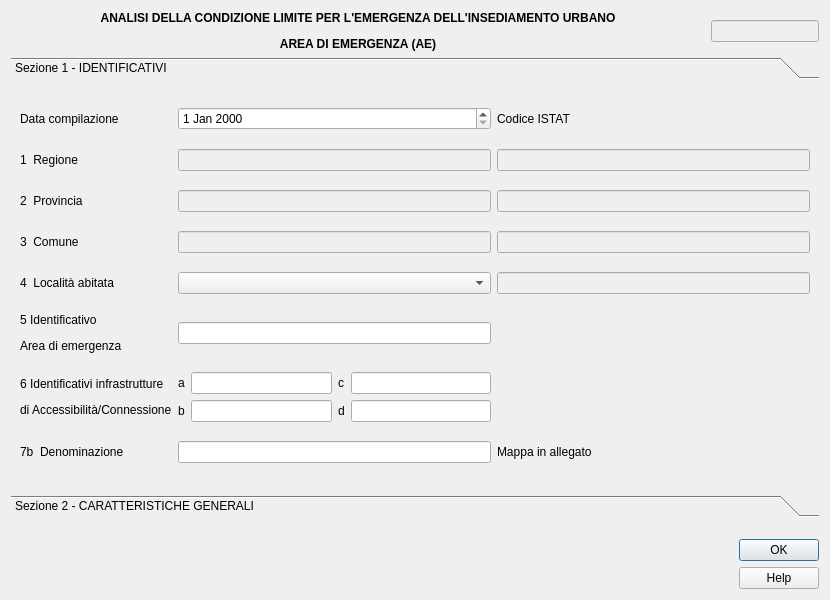
<?xml version="1.0" encoding="UTF-8"?>
<ui version="4.0">
 <class>cl_ae</class>
 <widget class="QDialog" name="cl_ae">
  <property name="geometry">
   <rect>
    <x>0</x>
    <y>0</y>
    <width>830</width>
    <height>600</height>
   </rect>
  </property>
  <property name="sizePolicy">
   <sizepolicy hsizetype="Fixed" vsizetype="Fixed">
    <horstretch>0</horstretch>
    <verstretch>0</verstretch>
   </sizepolicy>
  </property>
  <property name="minimumSize">
   <size>
    <width>830</width>
    <height>600</height>
   </size>
  </property>
  <property name="maximumSize">
   <size>
    <width>1500</width>
    <height>1500</height>
   </size>
  </property>
  <property name="windowTitle">
   <string>Update project</string>
  </property>
  <property name="locale">
   <locale language="English" country="UnitedStates"/>
  </property>
  <property name="modal">
   <bool>true</bool>
  </property>
  <layout class="QGridLayout" name="gridLayout_2">
   <item row="1" column="0">
    <widget class="QToolBox" name="toolBox">
     <property name="sizePolicy">
      <sizepolicy hsizetype="Preferred" vsizetype="Minimum">
       <horstretch>0</horstretch>
       <verstretch>0</verstretch>
      </sizepolicy>
     </property>
     <property name="minimumSize">
      <size>
       <width>0</width>
       <height>460</height>
      </size>
     </property>
     <property name="currentIndex">
      <number>0</number>
     </property>
     <widget class="QWidget" name="identificativi">
      <property name="geometry">
       <rect>
        <x>0</x>
        <y>0</y>
        <width>812</width>
        <height>406</height>
       </rect>
      </property>
      <attribute name="label">
       <string>Sezione 1 - IDENTIFICATIVI</string>
      </attribute>
      <layout class="QGridLayout" name="gridLayout">
       <item row="4" column="2">
        <widget class="QLineEdit" name="cod_local">
         <property name="enabled">
          <bool>false</bool>
         </property>
        </widget>
       </item>
       <item row="3" column="2">
        <widget class="QLineEdit" name="cod_com">
         <property name="enabled">
          <bool>false</bool>
         </property>
        </widget>
       </item>
       <item row="0" column="1">
        <widget class="QDateEdit" name="data_ae"/>
       </item>
       <item row="4" column="0">
        <widget class="QLabel" name="label_7">
         <property name="text">
          <string>4  Località abitata</string>
         </property>
        </widget>
       </item>
       <item row="2" column="2">
        <widget class="QLineEdit" name="cod_prov">
         <property name="enabled">
          <bool>false</bool>
         </property>
        </widget>
       </item>
       <item row="3" column="0">
        <widget class="QLabel" name="label_6">
         <property name="text">
          <string>3  Comune</string>
         </property>
        </widget>
       </item>
       <item row="0" column="2">
        <widget class="QLabel" name="label_2">
         <property name="text">
          <string>Codice ISTAT</string>
         </property>
        </widget>
       </item>
       <item row="1" column="0">
        <widget class="QLabel" name="label_4">
         <property name="text">
          <string>1  Regione</string>
         </property>
        </widget>
       </item>
       <item row="2" column="0">
        <widget class="QLabel" name="label_5">
         <property name="text">
          <string>2  Provincia</string>
         </property>
        </widget>
       </item>
       <item row="1" column="2">
        <widget class="QLineEdit" name="cod_reg">
         <property name="enabled">
          <bool>false</bool>
         </property>
        </widget>
       </item>
       <item row="0" column="0">
        <widget class="QLabel" name="label_3">
         <property name="text">
          <string>Data compilazione</string>
         </property>
        </widget>
       </item>
       <item row="6" column="1">
        <layout class="QGridLayout" name="gridLayout_3">
         <item row="0" column="0">
          <widget class="QLabel" name="label_13">
           <property name="text">
            <string>a</string>
           </property>
          </widget>
         </item>
         <item row="0" column="1">
          <widget class="QLineEdit" name="ID_infra_a"/>
         </item>
         <item row="0" column="2">
          <widget class="QLabel" name="label_15">
           <property name="text">
            <string>c</string>
           </property>
          </widget>
         </item>
         <item row="0" column="3">
          <widget class="QLineEdit" name="ID_infra_c"/>
         </item>
         <item row="1" column="0">
          <widget class="QLabel" name="label_14">
           <property name="text">
            <string>b</string>
           </property>
          </widget>
         </item>
         <item row="1" column="1">
          <widget class="QLineEdit" name="ID_infra_b"/>
         </item>
         <item row="1" column="2">
          <widget class="QLabel" name="label_16">
           <property name="text">
            <string>d</string>
           </property>
          </widget>
         </item>
         <item row="1" column="3">
          <widget class="QLineEdit" name="ID_infra_d"/>
         </item>
        </layout>
       </item>
       <item row="7" column="0">
        <widget class="QLabel" name="label_19">
         <property name="text">
          <string>7b  Denominazione</string>
         </property>
        </widget>
       </item>
       <item row="7" column="1">
        <widget class="QLineEdit" name="denom"/>
       </item>
       <item row="7" column="2">
        <widget class="QLabel" name="label_21">
         <property name="text">
          <string>Mappa in allegato</string>
         </property>
        </widget>
       </item>
       <item row="6" column="0">
        <widget class="QLabel" name="label_12">
         <property name="text">
          <string>&lt;html&gt;&lt;head/&gt;&lt;body&gt;&lt;p&gt;6 Identificativi infrastrutture &lt;/p&gt;&lt;p&gt;di Accessibilità/Connessione&lt;/p&gt;&lt;/body&gt;&lt;/html&gt;</string>
         </property>
        </widget>
       </item>
       <item row="5" column="0">
        <widget class="QLabel" name="label_9">
         <property name="text">
          <string>&lt;html&gt;&lt;head/&gt;&lt;body&gt;&lt;p&gt;5 Identificativo &lt;/p&gt;&lt;p&gt;Area di emergenza&lt;/p&gt;&lt;/body&gt;&lt;/html&gt;</string>
         </property>
        </widget>
       </item>
       <item row="5" column="1">
        <widget class="QLineEdit" name="ID_area"/>
       </item>
       <item row="1" column="1">
        <widget class="QLineEdit" name="regione">
         <property name="enabled">
          <bool>false</bool>
         </property>
        </widget>
       </item>
       <item row="2" column="1">
        <widget class="QLineEdit" name="provincia">
         <property name="enabled">
          <bool>false</bool>
         </property>
        </widget>
       </item>
       <item row="3" column="1">
        <widget class="QLineEdit" name="comune">
         <property name="enabled">
          <bool>false</bool>
         </property>
        </widget>
       </item>
       <item row="4" column="1">
        <widget class="QComboBox" name="localita"/>
       </item>
      </layout>
     </widget>
     <widget class="QWidget" name="caratteristiche_gen">
      <property name="geometry">
       <rect>
        <x>0</x>
        <y>-136</y>
        <width>799</width>
        <height>525</height>
       </rect>
      </property>
      <attribute name="label">
       <string>Sezione 2 - CARATTERISTICHE GENERALI</string>
      </attribute>
      <layout class="QGridLayout" name="gridLayout_5">
       <item row="11" column="0">
        <widget class="QLabel" name="label_30">
         <property name="text">
          <string>20 Morfologia</string>
         </property>
        </widget>
       </item>
       <item row="12" column="0">
        <widget class="QLabel" name="label_31">
         <property name="text">
          <string>Ubicazione</string>
         </property>
        </widget>
       </item>
       <item row="13" column="0">
        <widget class="QLabel" name="label_34">
         <property name="text">
          <string>Microzonazione sismica</string>
         </property>
        </widget>
       </item>
       <item row="14" column="0">
        <widget class="QLabel" name="label_35">
         <property name="text">
          <string>Geologia/Idrogeologia</string>
         </property>
        </widget>
       </item>
       <item row="2" column="0">
        <widget class="QLabel" name="label_22">
         <property name="text">
          <string>&lt;html&gt;&lt;head/&gt;&lt;body&gt;&lt;p&gt;9 Piano di individuazione&lt;/p&gt;&lt;/body&gt;&lt;/html&gt;</string>
         </property>
        </widget>
       </item>
       <item row="2" column="2">
        <widget class="QComboBox" name="piano"/>
       </item>
       <item row="8" column="2">
        <layout class="QHBoxLayout" name="horizontalLayout">
         <item>
          <widget class="QLabel" name="label_8">
           <property name="text">
            <string>14 Massima</string>
           </property>
          </widget>
         </item>
         <item>
          <widget class="QLineEdit" name="rett_max"/>
         </item>
         <item>
          <widget class="QLabel" name="label_10">
           <property name="text">
            <string>15 Minima</string>
           </property>
          </widget>
         </item>
         <item>
          <widget class="QLineEdit" name="rett_min"/>
         </item>
        </layout>
       </item>
       <item row="10" column="2">
        <layout class="QGridLayout" name="gridLayout_6">
         <item row="0" column="0">
          <layout class="QHBoxLayout" name="horizontalLayout_2">
           <item>
            <widget class="QLabel" name="label_11">
             <property name="text">
              <string>17 Acqua</string>
             </property>
            </widget>
           </item>
           <item>
            <widget class="QComboBox" name="infra_acq"/>
           </item>
          </layout>
         </item>
         <item row="1" column="0">
          <layout class="QHBoxLayout" name="horizontalLayout_3">
           <item>
            <widget class="QLabel" name="label_17">
             <property name="text">
              <string>18 Elettricità</string>
             </property>
            </widget>
           </item>
           <item>
            <widget class="QComboBox" name="infra_ele"/>
           </item>
          </layout>
         </item>
         <item row="2" column="0">
          <layout class="QHBoxLayout" name="horizontalLayout_4">
           <item>
            <widget class="QLabel" name="label_18">
             <property name="text">
              <string>19 Fognatura</string>
             </property>
            </widget>
           </item>
           <item>
            <widget class="QComboBox" name="infra_fog"/>
           </item>
          </layout>
         </item>
        </layout>
       </item>
       <item row="10" column="0">
        <widget class="QLabel" name="label_29">
         <property name="text">
          <string>Infrastrutture di servizio</string>
         </property>
        </widget>
       </item>
       <item row="0" column="0">
        <widget class="QLabel" name="label_20">
         <property name="text">
          <string>8 Tipologia</string>
         </property>
        </widget>
       </item>
       <item row="3" column="0">
        <widget class="QLabel" name="label_23">
         <property name="text">
          <string>10 Anno di approvazione/individuazione</string>
         </property>
        </widget>
       </item>
       <item row="4" column="0">
        <widget class="QLabel" name="label_24">
         <property name="text">
          <string>11 Numero aggregati interferenti (H&gt;d)</string>
         </property>
        </widget>
       </item>
       <item row="8" column="0">
        <widget class="QLabel" name="label_27">
         <property name="text">
          <string>Dimensione rettangolo inscrivibile (m)</string>
         </property>
        </widget>
       </item>
       <item row="5" column="0">
        <widget class="QLabel" name="label_25">
         <property name="text">
          <string>12 Numero altri manufatti interferenti (H&gt;d)</string>
         </property>
        </widget>
       </item>
       <item row="9" column="0">
        <widget class="QLabel" name="label_28">
         <property name="text">
          <string>16 Pavimentazione e percorribilità</string>
         </property>
        </widget>
       </item>
       <item row="7" column="0">
        <widget class="QLabel" name="label_26">
         <property name="text">
          <string>13 Superficie dell'area (mq)</string>
         </property>
        </widget>
       </item>
       <item row="12" column="2">
        <layout class="QHBoxLayout" name="horizontalLayout_11">
         <item>
          <widget class="QCheckBox" name="ubic_sotto">
           <property name="text">
            <string>21 Sotto versante incombente o forte pendio</string>
           </property>
          </widget>
         </item>
         <item>
          <widget class="QCheckBox" name="ubic_sopra">
           <property name="text">
            <string>22 Sopra versante incombente o cresta</string>
           </property>
          </widget>
         </item>
        </layout>
       </item>
       <item row="11" column="2">
        <widget class="QComboBox" name="morf"/>
       </item>
       <item row="5" column="2">
        <widget class="QLineEdit" name="n_manuf"/>
       </item>
       <item row="0" column="2">
        <widget class="QComboBox" name="tipo_area"/>
       </item>
       <item row="9" column="2">
        <widget class="QComboBox" name="pav_per"/>
       </item>
       <item row="7" column="2">
        <widget class="QLineEdit" name="superf"/>
       </item>
       <item row="3" column="2">
        <widget class="QLineEdit" name="anno_piano">
         <property name="maxLength">
          <number>4</number>
         </property>
        </widget>
       </item>
       <item row="4" column="2">
        <widget class="QLineEdit" name="n_aggreg"/>
       </item>
       <item row="13" column="2">
        <layout class="QVBoxLayout" name="verticalLayout_3">
         <item>
          <layout class="QHBoxLayout" name="horizontalLayout_15">
           <item>
            <widget class="QLabel" name="label_48">
             <property name="text">
              <string>23 Zona MS (condizione peggiore)</string>
             </property>
            </widget>
           </item>
           <item>
            <widget class="QComboBox" name="zona_ms"/>
           </item>
          </layout>
         </item>
         <item>
          <layout class="QHBoxLayout" name="horizontalLayout_16">
           <item>
            <widget class="QLabel" name="inst_name">
             <property name="text">
              <string>Tipo instabilità</string>
             </property>
            </widget>
           </item>
           <item>
            <widget class="QCheckBox" name="inst_fran">
             <property name="text">
              <string>24 Frana</string>
             </property>
            </widget>
           </item>
           <item>
            <widget class="QCheckBox" name="inst_liq">
             <property name="text">
              <string>25 Liquefazione</string>
             </property>
            </widget>
           </item>
           <item>
            <widget class="QCheckBox" name="inst_fag">
             <property name="text">
              <string>26 Faglia att. cap.</string>
             </property>
            </widget>
           </item>
           <item>
            <widget class="QCheckBox" name="inst_ced">
             <property name="text">
              <string>27 Cedim. diff.</string>
             </property>
            </widget>
           </item>
           <item>
            <widget class="QCheckBox" name="inst_cav">
             <property name="text">
              <string>28 Cavità sott.</string>
             </property>
            </widget>
           </item>
          </layout>
         </item>
        </layout>
       </item>
       <item row="14" column="2">
        <layout class="QGridLayout" name="gridLayout_8">
         <item row="0" column="0">
          <layout class="QHBoxLayout" name="horizontalLayout_9">
           <item>
            <widget class="QLabel" name="label_53">
             <property name="text">
              <string>Localizzazione frana</string>
             </property>
            </widget>
           </item>
           <item>
            <widget class="QCheckBox" name="frana_AE">
             <property name="text">
              <string>29 Interferente con edif. strateg.</string>
             </property>
            </widget>
           </item>
           <item>
            <widget class="QCheckBox" name="frana_mon">
             <property name="text">
              <string>30 A monte</string>
             </property>
            </widget>
           </item>
           <item>
            <widget class="QCheckBox" name="frana_val">
             <property name="text">
              <string>31 A valle</string>
             </property>
            </widget>
           </item>
          </layout>
         </item>
         <item row="1" column="0">
          <layout class="QHBoxLayout" name="horizontalLayout_10">
           <item>
            <widget class="QLabel" name="label_36">
             <property name="text">
              <string>32 Falda</string>
             </property>
            </widget>
           </item>
           <item>
            <widget class="QComboBox" name="falda"/>
           </item>
          </layout>
         </item>
         <item row="2" column="0">
          <layout class="QHBoxLayout" name="horizontalLayout_12">
           <item>
            <widget class="QLabel" name="label_37">
             <property name="text">
              <string>33 Acque superficiali</string>
             </property>
            </widget>
           </item>
           <item>
            <widget class="QComboBox" name="acq_sup"/>
           </item>
          </layout>
         </item>
         <item row="3" column="0">
          <layout class="QHBoxLayout" name="horizontalLayout_17">
           <item>
            <widget class="QLabel" name="label_54">
             <property name="text">
              <string>34 Rischio PAI</string>
             </property>
            </widget>
           </item>
           <item>
            <widget class="QComboBox" name="pai"/>
           </item>
           <item>
            <widget class="QLabel" name="label_55">
             <property name="text">
              <string>35 Area alluvionale</string>
             </property>
            </widget>
           </item>
           <item>
            <widget class="QComboBox" name="alluvio"/>
           </item>
          </layout>
         </item>
        </layout>
       </item>
      </layout>
     </widget>
    </widget>
   </item>
   <item row="2" column="0">
    <layout class="QGridLayout" name="gridLayout_4">
     <property name="sizeConstraint">
      <enum>QLayout::SetDefaultConstraint</enum>
     </property>
     <property name="topMargin">
      <number>10</number>
     </property>
     <property name="horizontalSpacing">
      <number>10</number>
     </property>
     <property name="verticalSpacing">
      <number>0</number>
     </property>
     <item row="0" column="0">
      <widget class="QLabel" name="cnr">
       <property name="sizePolicy">
        <sizepolicy hsizetype="Preferred" vsizetype="Fixed">
         <horstretch>0</horstretch>
         <verstretch>0</verstretch>
        </sizepolicy>
       </property>
       <property name="text">
        <string/>
       </property>
       <property name="pixmap">
        <pixmap>../loghi/logo-cnr.png</pixmap>
       </property>
      </widget>
     </item>
     <item row="0" column="3">
      <spacer name="horizontalSpacer">
       <property name="orientation">
        <enum>Qt::Horizontal</enum>
       </property>
       <property name="sizeHint" stdset="0">
        <size>
         <width>40</width>
         <height>20</height>
        </size>
       </property>
      </spacer>
     </item>
     <item row="0" column="1">
      <widget class="QLabel" name="igag">
       <property name="sizePolicy">
        <sizepolicy hsizetype="Preferred" vsizetype="Fixed">
         <horstretch>0</horstretch>
         <verstretch>0</verstretch>
        </sizepolicy>
       </property>
       <property name="text">
        <string/>
       </property>
       <property name="pixmap">
        <pixmap>../loghi/logoigag.png</pixmap>
       </property>
      </widget>
     </item>
     <item row="0" column="4">
      <layout class="QVBoxLayout" name="verticalLayout">
       <item>
        <widget class="QDialogButtonBox" name="button_box">
         <property name="cursor">
          <cursorShape>PointingHandCursor</cursorShape>
         </property>
         <property name="orientation">
          <enum>Qt::Vertical</enum>
         </property>
         <property name="standardButtons">
          <set>QDialogButtonBox::Ok</set>
         </property>
         <property name="centerButtons">
          <bool>true</bool>
         </property>
        </widget>
       </item>
       <item>
        <widget class="QPushButton" name="help_button">
         <property name="cursor">
          <cursorShape>PointingHandCursor</cursorShape>
         </property>
         <property name="text">
          <string>Help</string>
         </property>
        </widget>
       </item>
      </layout>
     </item>
     <item row="0" column="2">
      <widget class="QLabel" name="labgis">
       <property name="sizePolicy">
        <sizepolicy hsizetype="Preferred" vsizetype="Fixed">
         <horstretch>0</horstretch>
         <verstretch>0</verstretch>
        </sizepolicy>
       </property>
       <property name="text">
        <string/>
       </property>
       <property name="pixmap">
        <pixmap>../loghi/logo-labgis.png</pixmap>
       </property>
       <property name="scaledContents">
        <bool>true</bool>
       </property>
      </widget>
     </item>
    </layout>
   </item>
   <item row="0" column="0">
    <layout class="QHBoxLayout" name="horizontalLayout_5">
     <item>
      <widget class="QLabel" name="label">
       <property name="text">
        <string>&lt;html&gt;&lt;head/&gt;&lt;body&gt;&lt;p align=&quot;center&quot;&gt;&lt;span style=&quot; font-weight:600;&quot;&gt;ANALISI DELLA CONDIZIONE LIMITE PER L'EMERGENZA DELL'INSEDIAMENTO URBANO&lt;/span&gt;&lt;/p&gt;&lt;p align=&quot;center&quot;&gt;&lt;span style=&quot; font-weight:600;&quot;&gt;AREA DI EMERGENZA (AE)&lt;/span&gt;&lt;/p&gt;&lt;/body&gt;&lt;/html&gt;</string>
       </property>
      </widget>
     </item>
     <item>
      <widget class="QLineEdit" name="ID_AE">
       <property name="enabled">
        <bool>false</bool>
       </property>
       <property name="sizePolicy">
        <sizepolicy hsizetype="Fixed" vsizetype="Fixed">
         <horstretch>0</horstretch>
         <verstretch>0</verstretch>
        </sizepolicy>
       </property>
      </widget>
     </item>
    </layout>
   </item>
  </layout>
 </widget>
 <resources/>
 <connections>
  <connection>
   <sender>button_box</sender>
   <signal>accepted()</signal>
   <receiver>cl_ae</receiver>
   <slot>accept()</slot>
   <hints>
    <hint type="sourcelabel">
     <x>248</x>
     <y>254</y>
    </hint>
    <hint type="destinationlabel">
     <x>157</x>
     <y>274</y>
    </hint>
   </hints>
  </connection>
  <connection>
   <sender>button_box</sender>
   <signal>rejected()</signal>
   <receiver>cl_ae</receiver>
   <slot>reject()</slot>
   <hints>
    <hint type="sourcelabel">
     <x>316</x>
     <y>260</y>
    </hint>
    <hint type="destinationlabel">
     <x>286</x>
     <y>274</y>
    </hint>
   </hints>
  </connection>
 </connections>
</ui>
